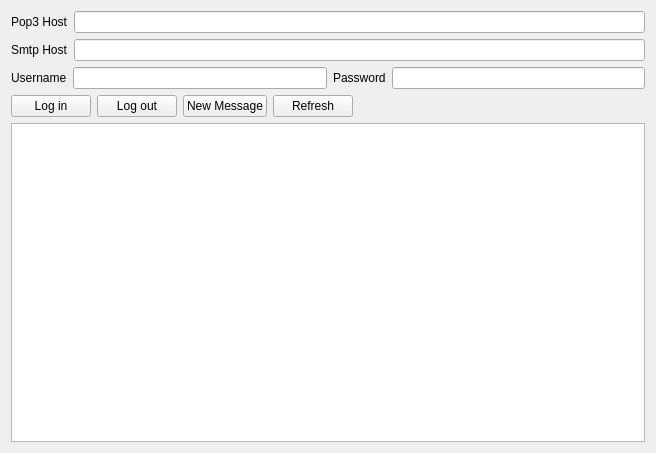
<?xml version="1.0" encoding="UTF-8"?>
<ui version="4.0">
 <class>MainForm</class>
 <widget class="QWidget" name="MainForm">
  <property name="geometry">
   <rect>
    <x>0</x>
    <y>0</y>
    <width>656</width>
    <height>453</height>
   </rect>
  </property>
  <property name="windowTitle">
   <string>Email Client</string>
  </property>
  <layout class="QVBoxLayout" name="verticalLayout">
   <item>
    <layout class="QHBoxLayout" name="horizontalLayout_2">
     <item>
      <widget class="QLabel" name="label_3">
       <property name="text">
        <string>Pop3 Host</string>
       </property>
      </widget>
     </item>
     <item>
      <widget class="QLineEdit" name="pop3_host_text"/>
     </item>
    </layout>
   </item>
   <item>
    <layout class="QHBoxLayout" name="horizontalLayout_5">
     <item>
      <widget class="QLabel" name="label_4">
       <property name="text">
        <string>Smtp Host</string>
       </property>
      </widget>
     </item>
     <item>
      <widget class="QLineEdit" name="smtp_host_text">
       <property name="inputMask">
        <string/>
       </property>
       <property name="text">
        <string/>
       </property>
       <property name="readOnly">
        <bool>true</bool>
       </property>
      </widget>
     </item>
    </layout>
   </item>
   <item>
    <layout class="QHBoxLayout" name="horizontalLayout">
     <item>
      <widget class="QLabel" name="label">
       <property name="text">
        <string>Username</string>
       </property>
      </widget>
     </item>
     <item>
      <widget class="QLineEdit" name="username_text"/>
     </item>
     <item>
      <widget class="QLabel" name="label_2">
       <property name="text">
        <string>Password</string>
       </property>
      </widget>
     </item>
     <item>
      <widget class="QLineEdit" name="password_text">
       <property name="inputMask">
        <string/>
       </property>
       <property name="echoMode">
        <enum>QLineEdit::Password</enum>
       </property>
      </widget>
     </item>
    </layout>
   </item>
   <item>
    <layout class="QHBoxLayout" name="horizontalLayout_3">
     <item>
      <widget class="QPushButton" name="login_button">
       <property name="text">
        <string>Log in</string>
       </property>
      </widget>
     </item>
     <item>
      <widget class="QPushButton" name="logout_button">
       <property name="text">
        <string>Log out</string>
       </property>
      </widget>
     </item>
     <item>
      <widget class="QPushButton" name="new_message_button">
       <property name="text">
        <string>New Message</string>
       </property>
      </widget>
     </item>
     <item>
      <widget class="QPushButton" name="refresh_button">
       <property name="text">
        <string>Refresh</string>
       </property>
      </widget>
     </item>
     <item>
      <spacer name="horizontalSpacer">
       <property name="orientation">
        <enum>Qt::Horizontal</enum>
       </property>
       <property name="sizeHint" stdset="0">
        <size>
         <width>40</width>
         <height>20</height>
        </size>
       </property>
      </spacer>
     </item>
    </layout>
   </item>
   <item>
    <widget class="QListView" name="message_list"/>
   </item>
  </layout>
 </widget>
 <resources/>
 <connections/>
</ui>
